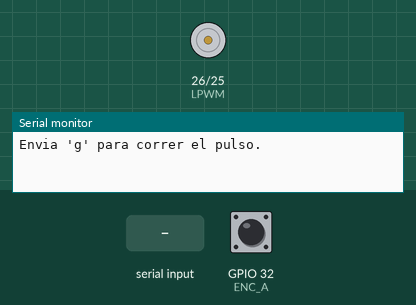
Recording of a sketch running on a simulated ESP32. Shown: motor-driver pin pairs drawn as motors (green arrow = first pin HIGH = forward, orange = second pin HIGH = backward, longer = more drive), the last lines printed to the serial monitor. The inputs (shaded band) are chosen by the test bench; at power-on: GPIO 32 (ENC_A) HIGH.

Above: at 1.2 s.
1.3 s: "g" received over Serial
At 2.3 s:
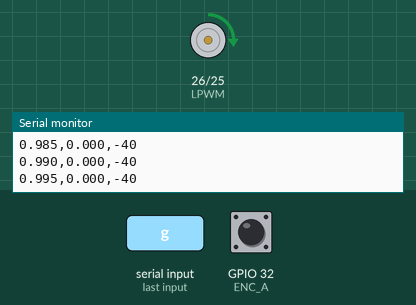
Timing chart, 0 to 4.8 s (numbered marks = the images above; inputs shaded):
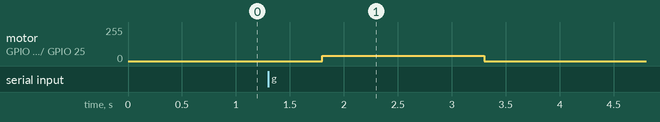

Measured:
- after the input at 1.3 s, motor on GPIO 26 (LPWM) / GPIO 25 (RPWM): stopped → forward 40/255 after 0.50 s, → stopped 1.5 s later

The sketch:

Caracterizacion.ino
```cpp
// ===== Caracterizacion por PULSO - ADANISS 2R =====
// ESP32 DevKitC V4 + IBT-2 (BTS7960) + encoder Hall
// Core ESP32 v3.x (ledcAttach / ledcWrite por pin)
// CSV de salida: tiempo_s, angulo_grados, pwm

// ---------- PINES ----------
const int RPWM = 25;   // IBT-2 RPWM
const int LPWM = 26;   // IBT-2 LPWM
// R_EN y L_EN -> 3.3V (siempre habilitado). GND comun obligatorio.
const int ENC_A = 32;  // canal A encoder (amarillo) - CORREGIDO
const int ENC_B = 33;  // canal B encoder (verde)    - CORREGIDO

// ---------- PWM ----------
const int PWM_FREQ = 20000;     // 20 kHz
const int PWM_RES  = 8;         // 0..255
const int PWM_MAX_SEGURO = 255; // motor 12V en fuente 12V: rango completo OK

// ---------- ENCODER ----------
const float CPR = 2970.0;  // 11 PPR * 270 reduccion, x1 - CORREGIDO
volatile long encCount = 0;

// ---------- PARAMETROS DEL EXPERIMENTO ----------
int   AMPLITUD   = 40;     // PWM del pulso                                     ESTO ES LO QUE TOCA CAMBIAR
bool  DIRECCION  = false;   // true = un sentido, false = el otro
unsigned long BASELINE_MS = 500;   // quieto antes del pulso
unsigned long PULSE_MS    = 1500;   // ancho del pulso
unsigned long COAST_MS    = 700;   // logueo tras apagar
unsigned long SAMPLE_MS   = 5;     // periodo de muestreo (~tau/10)
float ANGLE_LIMIT_DEG     = 30.0;  // corte de seguridad por angulo

bool safetyTripped = false;

// ---------- ISR encoder (x1 con direccion) ----------
void IRAM_ATTR isrA() {
  if (digitalRead(ENC_B) == LOW) encCount++;
  else                           encCount--;
}

float anguloDeg() {
  long c;
  noInterrupts(); c = encCount; interrupts();
  return (float)c * 360.0 / CPR;
}

void motorPWM(int pwm, bool dir) {
  pwm = constrain(pwm, 0, PWM_MAX_SEGURO);
  if (dir) { ledcWrite(RPWM, pwm); ledcWrite(LPWM, 0); }
  else     { ledcWrite(RPWM, 0);   ledcWrite(LPWM, pwm); }
}
void motorStop() { ledcWrite(RPWM, 0); ledcWrite(LPWM, 0); }

void setup() {
  Serial.begin(115200);
  pinMode(ENC_A, INPUT_PULLUP);   // CORREGIDO: 32/33 si soportan pull-up
  pinMode(ENC_B, INPUT_PULLUP);
  attachInterrupt(digitalPinToInterrupt(ENC_A), isrA, RISING);
  ledcAttach(RPWM, PWM_FREQ, PWM_RES);
  ledcAttach(LPWM, PWM_FREQ, PWM_RES);
  motorStop();
  Serial.println("Envia 'g' para correr el pulso.");
}

void runPulse() {
  AMPLITUD = constrain(AMPLITUD, 0, PWM_MAX_SEGURO);
  noInterrupts(); encCount = 0; interrupts();
  safetyTripped = false;

  unsigned long t0 = millis();
  unsigned long nextSample = 0;
  Serial.println("tiempo_s,angulo_grados,pwm");

  while (true) {
    unsigned long now = millis() - t0;

    int  pwmCmd = 0;
    bool dir    = DIRECCION;
    if (now < BASELINE_MS)                              pwmCmd = 0;
    else if (now < BASELINE_MS + PULSE_MS)              pwmCmd = AMPLITUD;
    else if (now < BASELINE_MS + PULSE_MS + COAST_MS)   pwmCmd = 0;
    else break;

    if (fabs(anguloDeg()) > ANGLE_LIMIT_DEG) safetyTripped = true;
    if (safetyTripped) pwmCmd = 0;   // latch: ya no vuelve a energizar

    motorPWM(pwmCmd, dir);

    if (now >= nextSample) {
      float a = anguloDeg();
      int pwmReg = dir ? pwmCmd : -pwmCmd;   // signo = sentido
      Serial.print(now / 1000.0, 3); Serial.print(",");
      Serial.print(a, 3);            Serial.print(",");
      Serial.println(pwmReg);
      nextSample += SAMPLE_MS;
    }
  }
  motorStop();
  Serial.println("FIN");
}

void loop() {
  if (Serial.available() && Serial.read() == 'g') runPulse();
}
```
